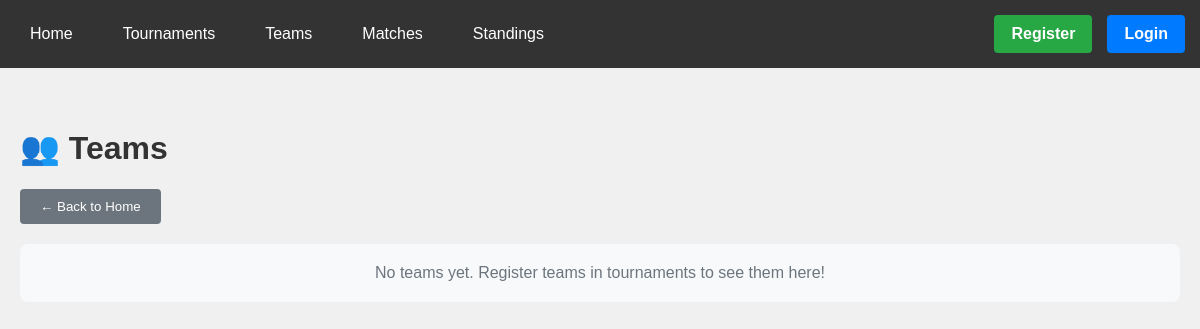
The app's page /teams, older data.
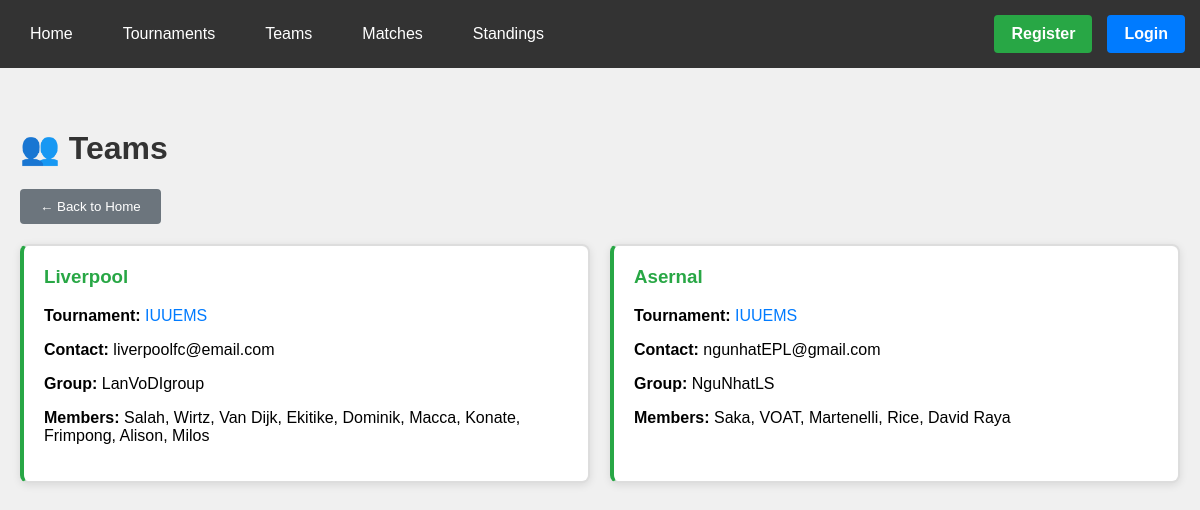
The same page, newer data.
### app/models.py (models this page shows, shortened)
class Team(db.Model):
    __tablename__ = 'teams'
    id = db.Column(db.Integer, primary_key=True)
    name = db.Column(db.String(200), nullable=False)
    tournament_id = db.Column(db.Integer, db.ForeignKey('tournaments.id'), nullable=False)
    contact_info = db.Column(db.String(255))
    group_name = db.Column(db.String(50))
    members = db.Column(db.Text)
    created_at = db.Column(db.DateTime, default=datetime.utcnow)
    home_matches = db.relationship('Match', foreign_keys='Match.team1_id', backref='team1', lazy='dynamic')
    away_matches = db.relationship('Match', foreign_keys='Match.team2_id', backref='team2', lazy='dynamic')
    standings = db.relationship('Standing', backref='team', lazy='dynamic')

class Tournament(db.Model):
    __tablename__ = 'tournaments'
    id = db.Column(db.Integer, primary_key = True)
    name = db.Column(db.String(200),  nullable = False)
    sport_type = db.Column(db.String(50), nullable = False)
    format = db.Column(db.String(50), nullable = False)
    start_date = db.Column(db.DateTime, default=datetime.utcnow, nullable = False)
    end_date = db.Column(db.DateTime, nullable = False)
    creator_id = db.Column(db.Integer,db.ForeignKey('users.id'), nullable=True)
    created_at = db.Column(db.DateTime, default=datetime.utcnow)
    teams = db.relationship('Team', backref='tournament', lazy=True)
    matches = db.relationship('Match', backref='tournament', lazy=True)
    standings = db.relationship('Standing', backref='tournament', lazy=True)

### app/routes.py (the view)
    @app.route('/teams')
    def teams():
        all_teams = Team.query.all()
        return render_template('team/teams.html', teams=all_teams)

### app/templates/team/teams.html (shortened to what this page needs)
{% extends "base.html" %}
{% block content %}
    <h1>👥 Teams</h1>
    <div style="margin: 20px 0;">
        <a href="{{ url_for('home') }}"><button class="btn" style="background-color: #6c757d;">← Back to Home</button></a>
    </div>
    {% if teams %}
        <div class="grid">
            {% for team in teams %}
            <div class="card" style="border-left: 4px solid #28a745;">
                <h3 style="color: #28a745;">{{ team.name }}</h3>
                <p><strong>Tournament:</strong>
                    <a href="{{ url_for('tournament_detail', id=team.tournament.id) }}" style="color: #007bff; text-decoration: none;">
                        {{ team.tournament.name }}
                    </a>
                </p>
                <p><strong>Contact:</strong> {{ team.contact_info }}</p>
                <p><strong>Group:</strong> {{ team.group_name }}</p>
                <p><strong>Members:</strong> {{ team.members }}</p>
            </div>
            {% endfor %}
        </div>
    {% else %}
        <p style="padding: 20px; background: #f8f9fa; border-radius: 8px; text-align: center; color: #6c757d;">
            No teams yet. Register teams in tournaments to see them here!
        </p>
    {% endif %}
{% endblock %}

### app/templates/base.html (shortened to what this page needs)
<!DOCTYPE html>
<html lang="en">
<head>
    <link rel="stylesheet" href="{{ url_for('static', filename='css/style.css') }}">
</head>
<body>
    <nav>
        <div class = "nav-left">
        <a href="{{ url_for('home') }}">Home</a>
        <a href="{{ url_for('tournaments') }}">Tournaments</a>
        <a href="{{ url_for('teams') }}">Teams</a>
        <a href="{{ url_for('matches') }}">Matches</a>
        <a href="{{ url_for('standings') }}">Standings</a>
        </div>
        <div class="nav-right">
            {% if current_user.is_authenticated %}
                <div class="user-info">
                    <span>Welcome, {{ current_user.username }}!</span>
                    <a href="{{ url_for('logout') }}" class="logout">Logout</a>
                </div>
            {% else %}
                <a href="{{ url_for('register') }}" class="register">Register</a>
                <a href="{{ url_for('login') }}" class="login">Login</a>
            {% endif %}
        </div>
    </nav>
    <div class="container">
        {% block content %}{% endblock %}
    </div>
</body>
</html>

### app/static/css/style.css (style rules this page uses)
body { font-family: Arial, sans-serif; margin: 0; padding: 0; background-color: #f0f0f0; }
nav { background-color: #333; padding: 15px; display: flex; justify-content: space-between; align-items: center; }
.nav-left { display: flex; gap: 20px; }
.nav-right { display: flex; gap: 15px; align-items: center; }
nav a { color: white; text-decoration: none; padding: 8px 15px; border-radius: 4px; transition: background-color 0.3s; }
.nav-right a { border: 2px solid white; font-weight: bold; }
.nav-right a.register { background-color: #28a745; border-color: #28a745; }
.nav-right a.login { background-color: #007bff; border-color: #007bff; }
.container { max-width: 1200px; margin: 20px auto; padding: 20px; }
h1 { color: #333; }
.btn { background-color: #007bff; color: white; padding: 10px 20px; border: none; border-radius: 4px; cursor: pointer; }
.grid { display: grid; grid-template-columns: repeat(2, 1fr); gap: 20px; margin-top: 20px; }
.card { background: white; padding: 20px; border-radius: 8px; border: 2px solid #ddd; box-shadow: 0 2px 8px rgba(0,0,0,0.1); }
.card h3 { margin-top: 0; color: #333; }

Row changes from the older to the newer data that the page shows:
added Team: name "Liverpool", tournament.name "IUUEMS", contact_info "liverpoolfc@email.com", group_name "LanVoDIgroup", members "Salah, Wirtz, Van Dijk, Ekitike, Dominik, Macca, Konate, Frimpong, Alison, Milos"
added Team: name "Asernal", tournament.name "IUUEMS", contact_info "ngunhatEPL@gmail.com", group_name "NguNhatLS", members "Saka, VOAT, Martenelli, Rice, David Raya"
Text that changed along with them:
text no longer shown: "No teams yet. Register teams in tournaments to see them here!"
